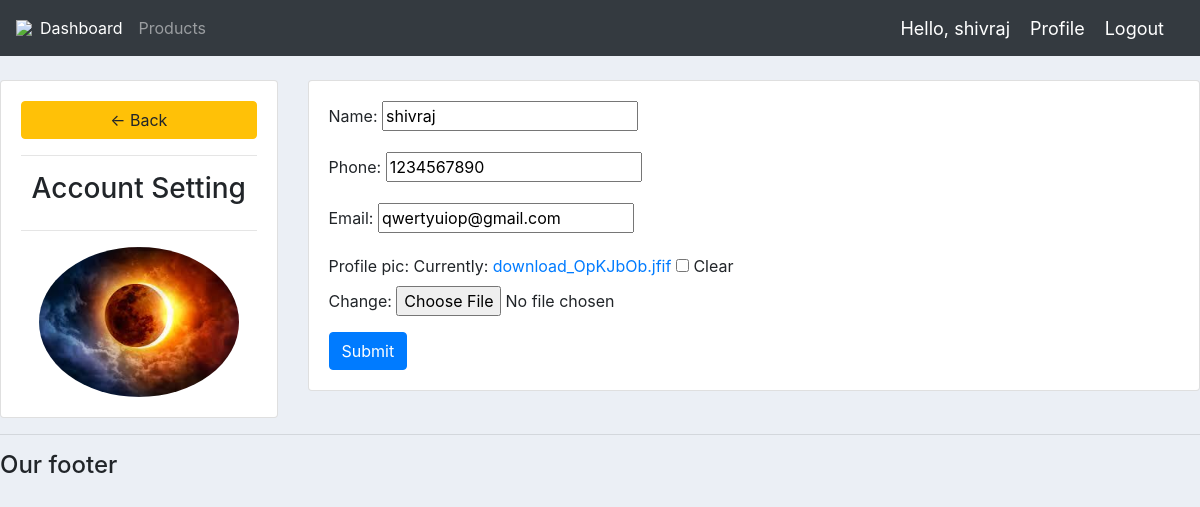
The app's page /account/ (signed in) with its own data.
### accounts/models.py (models this page shows, shortened)
class Customer(models.Model):
    user = models.OneToOneField(User, null = True,blank = True, on_delete= models.CASCADE)
    name = models.CharField(max_length=200, null = True)
    phone = models.CharField(max_length=200, null = True)
    email = models.CharField(max_length=200, null = True)
    profile_pic = models.ImageField(default = "profile1.png",null = True, blank = True)
    date_created = models.DateTimeField(auto_now_add = True, null = True)

### accounts/views.py (the view)
# urls.py: path('account/', views.accountSettings,name = "account"),
@login_required(login_url='login')
def accountSettings(request):
    customer = request.user.customer
    form  = CustomerForm(instance = customer)
    if request.method == 'POST':
        form = CustomerForm(request.POST,request.FILES, instance= customer)
        if form.is_valid():
            form.save()
    context = {'form':form}
    return render(request, 'accounts/account_settings.html', context)

### accounts/forms.py
class CustomerForm(ModelForm):
    class Meta:
        model = Customer
        fields = '__all__'
        exclude = ['user']

### accounts/templates/accounts/account_settings.html (shortened to what this page needs)
{%  extends 'accounts/main.html' %}
{% load static %}
{% block content %}
<br>
<div class = "row">
    <div class="col-md-3">
        <div class="card card-body">
            <a class="btn btn-warning" href="{% url 'home'%}"> &#8592; Back </a>
            <hr>
            <h3 style="text-align: center">Account Setting</h3>
            <hr>
            <img class= "profile_pic" src="{{request.user.customer.profile_pic.url}}">
        </div>
    </div>
    <div class = "col-md-9">
        <div class="card card-body">
            <form method = "POST" action=""  enctype="multipart/form-data">
                {{ form.as_p}}
                <input class = "btn btn-primary" type="submit" name="Update Information">
            </form>
        </div>
    </div>
</div>
{% endblock %}

### accounts/templates/accounts/navbar.html (shortened to what this page needs)
{% load static %}
<nav class="navbar navbar-expand-lg navbar-dark bg-dark">
    <img src = " {% static '/images/logo.png'%}">
    <div class="collapse navbar-collapse" id="navbarNav">
      <ul class="navbar-nav">
        {%  if request.user.is_staff %}
        <li class="nav-item active">
          <a class="nav-link" href="{% url 'home' %}">Dashboard </a>
        </li>
        <li class="nav-item">
          <a class="nav-link" href="{% url 'products' %}">Products</a>
        </li>
        {% else %}
        <li class="nav-item">
          <a class="nav-link" href="{% url 'products' %}">Products</a>
        </li>
        {% endif %}
      </ul>
    </div>
    <span class = "hello-msg">Hello, {{ request.user }} </span>
    <span><a class = "hello-msg" href="{% url 'account' %}">Profile </a></span>
    <span><a class = "hello-msg" href="{% url 'logout' %}">Logout </a></span>
  </nav>

### static/css/main.css (style rules this page uses)
body { background-color: #ebeff5; }

### accounts/templates/accounts/navbar.html (style rules this page uses)
.hello-msg { font-size: 18px; color: #fff; margin-right: 20px; }

### accounts/templates/accounts/account_settings.html (style rules this page uses)
.profile_pic { max-width: 200px; max-height: 200px; margin: 0 auto; border-radius: 50%; }

### records on screen
Customer: name "shivraj", phone "1234567890", email "qwertyuiop@gmail.com"

### other values on screen
{{ request.user }} "shivraj"
